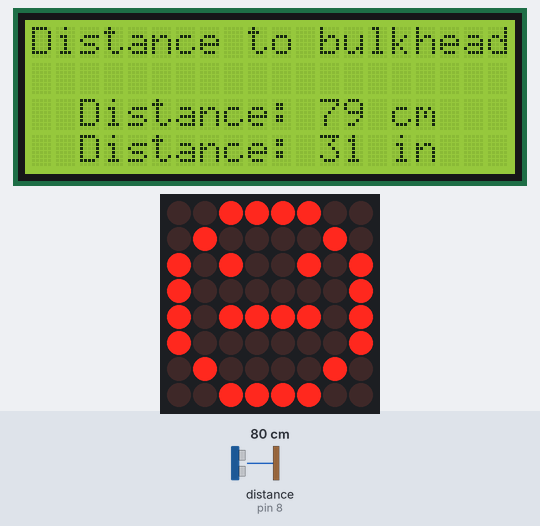
Simulated run of this sketch. Board: Arduino Uno, built with avr-gcc and run on an emulated ATmega328P. Shown: 20×4 character LCD, 8×8 LED matrix. Wiring (inferred from the names in the program): ultrasonic range finder: trigger pin 9; echo pin 8. Inputs (shaded band) come from the test bench; at power-on: distance to the obstacle (sensor on pin 8) 80 cm. The echo pulse lasts 58.3 µs per cm; what the sketch prints to the serial monitor is not drawn.

Above: at 1.2 s.
1.3 s: distance to the obstacle (sensor on pin 8) set to 120 cm
At 5.2 s:
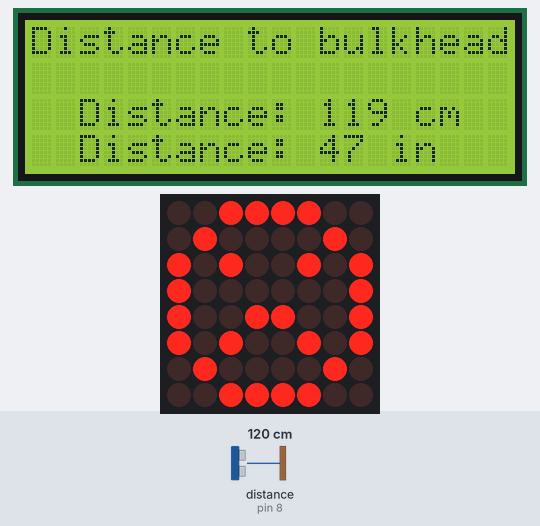
5.6 s: distance to the obstacle (sensor on pin 8) set to 9 cm
At 9.2 s:
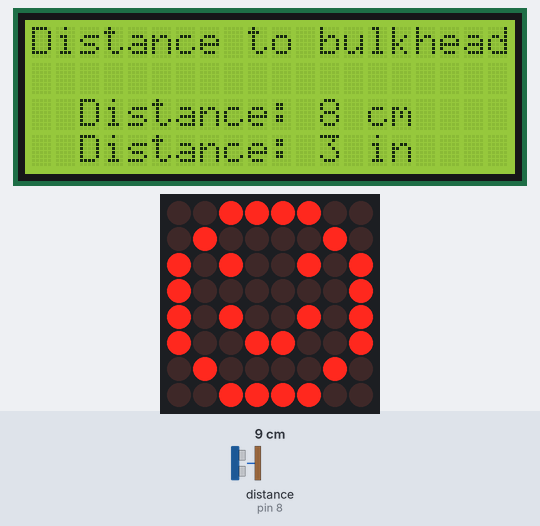
9.6 s: distance to the obstacle (sensor on pin 8) set to 103 cm
At 12.99 s:
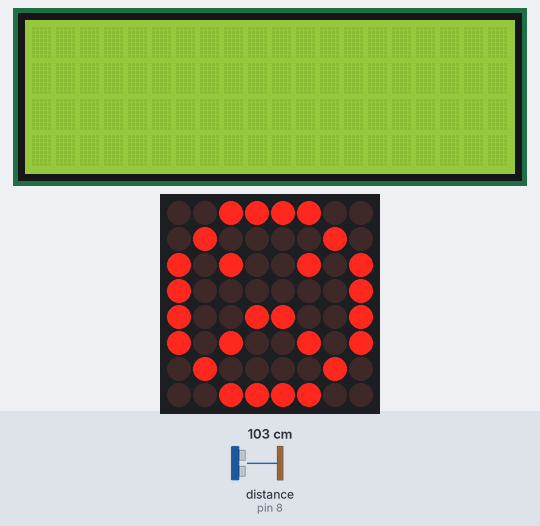
Timing chart, 0 to 14.5 s (numbered marks = the images above; inputs shaded):
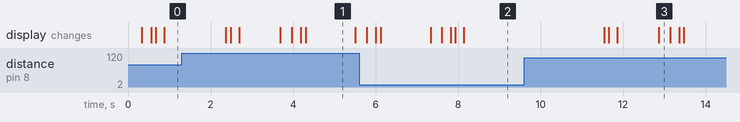

Measured:
- after the input at 1.3 s, the display: first changes after 1.1 s (image 1 shows a later state)
- after the input at 9.6 s, the display: first changes after 1.9 s (image 3 shows a later state)
- what the display in image 1 shows lasts 1.2 s, from 4.3 s to 5.5 s

The sketch:

TESTE_SENSOR_HC_e_SMILE.ino
```cpp
/*
  created by Rui Santos,
  http://randomnerdtutorials.com

  Complete Guide for Ultrasonic Sensor
  HC
  -
  SR04

  Ultrasonic sensor Pins:
  VCC: +5VDC
  Trig : Trigger (INPUT)
  -
  Pin11
  Echo: Echo (OUTPUT)
  -
  Pin 12
  GND: GND
*/

#include <LiquidCrystal_I2C.h>

LiquidCrystal_I2C lcd(0x3F, 2, 1, 0, 4, 5, 6, 7, 3, POSITIVE);
#include "LedControl.h"
#include "binary.h"
/*
  DIN connects to pin 12
  CLK connects to pin 11
  CS connects to pin 10
*/
LedControl lc = LedControl(12, 11, 10, 1);

// delay time to  faces
unsigned long delaytime = 1000;

// happy face
byte hf[8] = {B00111100, B01000010, B10100101, B10000001, B10100101, B10011001, B01000010, B00111100};
// neutral face
byte nf[8] = {B00111100, B01000010, B10100101, B10000001, B10111101, B10000001, B01000010, B00111100};
// sad face
byte sf[8] = {B00111100, B01000010, B10100101, B10000001, B10011001, B10100101, B01000010, B00111100};


int trigPin = 9; //Trig - green Jumper
int echoPin = 8; //Echo - yellow Jumper
long duration, distanceCm, distanceInch;

void setup()
{
  lcd.begin(20, 4); // Initializes the interface to the LCD screen, and specifies the dimensions (width and height) of the display
  lc.shutdown(0, false);
  // Set brightness to a medium value
  lc.setIntensity(0, 8);
  // Clear the display
  lc.clearDisplay(0);
  //Serial Port begin
  Serial.begin (9600);
  //Define inputs and outputs
  pinMode(trigPin, OUTPUT);
  pinMode(echoPin, INPUT);
}
void drawFacesSAD() {
  // Display sad face
  lc.setRow(0, 0, sf[0]);
  lc.setRow(0, 1, sf[1]);
  lc.setRow(0, 2, sf[2]);
  lc.setRow(0, 3, sf[3]);
  lc.setRow(0, 4, sf[4]);
  lc.setRow(0, 5, sf[5]);
  lc.setRow(0, 6, sf[6]);
  lc.setRow(0, 7, sf[7]);
  delay(delaytime);
}
void drawFacesNEUTRAL() {
  // Display neutral face
  lc.setRow(0, 0, nf[0]);
  lc.setRow(0, 1, nf[1]);
  lc.setRow(0, 2, nf[2]);
  lc.setRow(0, 3, nf[3]);
  lc.setRow(0, 4, nf[4]);
  lc.setRow(0, 5, nf[5]);
  lc.setRow(0, 6, nf[6]);
  lc.setRow(0, 7, nf[7]);
  delay(delaytime);
}
void drawFacesHAPPY() {
  // Display happy face
  lc.setRow(0, 0, hf[0]);
  lc.setRow(0, 1, hf[1]);
  lc.setRow(0, 2, hf[2]);
  lc.setRow(0, 3, hf[3]);
  lc.setRow(0, 4, hf[4]);
  lc.setRow(0, 5, hf[5]);
  lc.setRow(0, 6, hf[6]);
  lc.setRow(0, 7, hf[7]);
  delay(delaytime);
}
void loop()
{
  // The sensor is triggered by a HIGH pulse of 10 or more
  // Give a short LOW pulse beforehand to ensure a clean  HIGH pulse:
  digitalWrite(trigPin, LOW);
  delayMicroseconds(5);
  digitalWrite(trigPin, HIGH);
  delayMicroseconds(10);
  digitalWrite(trigPin, LOW);

  // Read the signal from the sensor: a HIGH pulse whose
  // duration is the time (in microseconds) from the sending
  // of the ping to the reception of its echo off of an object.
  pinMode(echoPin, INPUT);
  duration = pulseIn(echoPin, HIGH);
  // convert the time into a distance
  distanceCm = (duration / 2) / 29.1;
  distanceInch = (duration / 2) / 74;
  Serial.print(distanceInch);
  Serial.print("in, ");
  Serial.print(distanceCm);
  Serial.print("cm");
  Serial.println();
  delay(250);
  lcd.setCursor(0, 0); // Sets the location at which subsequent text written to the LCD will be displayed
  lcd.print("Distance to bulkhead"); // Prints string "Distance" on the LCD
  delay(200);
  lcd.setCursor(0, 2); // Sets the location at which subsequent text written to the LCD will be displayed
  lcd.print("  Distance: "); // Prints string "Distance" on the LCD
  lcd.print(distanceCm); // Prints the distance value from the sensor
  lcd.print(" cm  ");
  delay(100);
  lcd.setCursor(0, 3);
  lcd.print("  Distance: ");
  lcd.print(distanceInch);
  lcd.print(" in ");
  delay(200);


  if (distanceCm > 3 && distanceCm < 50 )
  {
    drawFacesHAPPY();
    delay(50);

  } else if (distanceCm > 51 && distanceCm < 100)
  {
    drawFacesNEUTRAL();

  }
  else if (distanceCm > 100)
  { drawFacesSAD();
  lcd.clear();

  }


}
```
